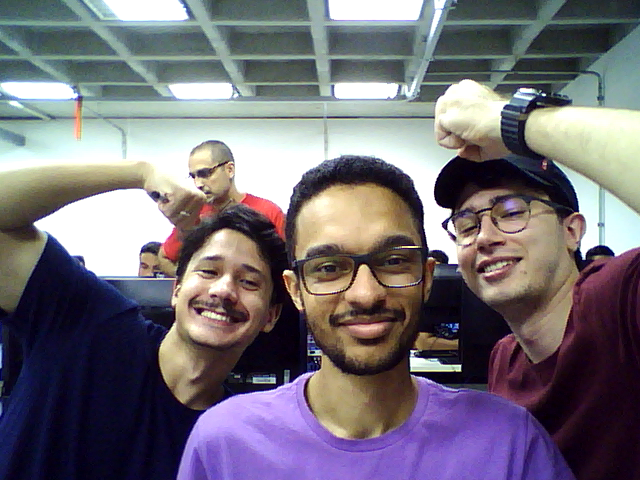
#> input picture lab4/lab 4 item 2/foto_grupo_2.png, 640 x 480 px, found by its file name
$ jupyter execute 'lab 4 parte b.ipynb'
#> lines starting #> are read from the running program, lines starting #| are printed output that depends on the picture; after the words box and inside, x2 and y2 are one past the last pixel; in counts of white or black regions, pixels touching at a corner belong together
#> further down, src is the input picture: shape (480, 640, 3); mean B, G, R 118.8, 110.3, 115.6
[cell 1]
import cv2
import numpy as np
import sys

# ============================================
# Funções para adicionar ruído
# ============================================

def add_gaussian_noise(image, mean=0, std=25):
    """Adiciona ruído Gaussiano à imagem."""
#> called with mean = 0, std = 25
    noise = np.random.normal(mean, std, image.shape).astype(np.uint8)
    noisy_image = cv2.add(image, noise)
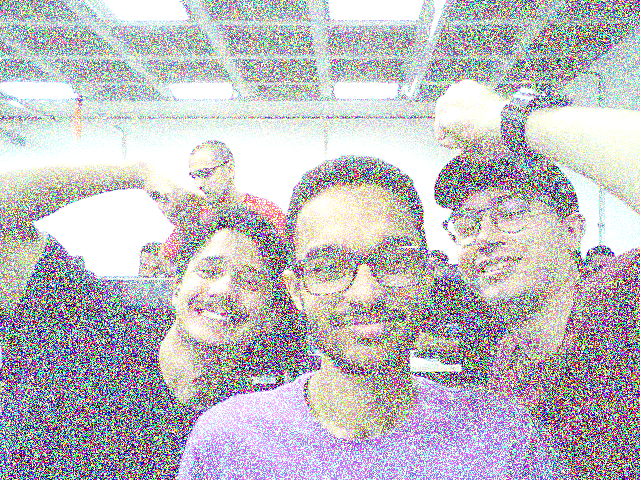
#> noisy_image: shape (480, 640, 3); mean B, G, R 192.8, 187.2, 190.7
    return noisy_image

def add_salt_and_pepper_noise(image, noise_ratio=0.02):
    """Adiciona ruído Salt-and-Pepper à imagem."""
#> called with noise_ratio = 0.02
    noisy_image = image.copy()
    h, w, c = noisy_image.shape
#> h = 480; w = 640; c = 3
    noisy_pixels = int(h * w * noise_ratio)
#> noisy_pixels = 6144

    for _ in range(noisy_pixels):
        row, col = np.random.randint(0, h), np.random.randint(0, w)
        if np.random.rand() < 0.5:
            noisy_image[row, col] = [0, 0, 0]       # pimenta (preto)
        else:
            noisy_image[row, col] = [255, 255, 255] # sal (branco)
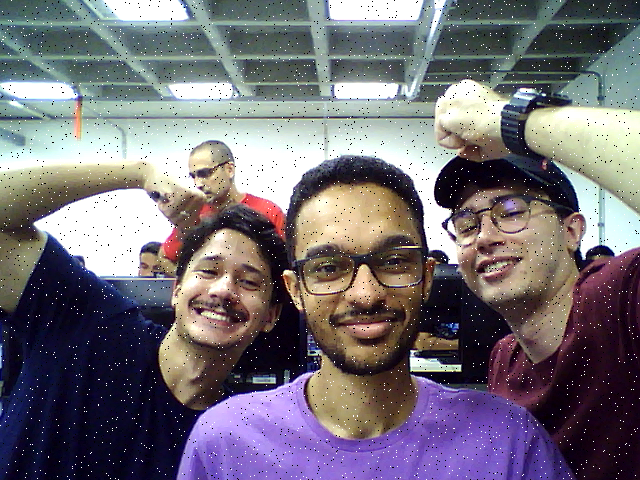
#> noisy_image: shape (480, 640, 3); 1.91% of pixels changed, all inside (x1, y1, x2, y2) = (0, 0, 640, 480)

    return noisy_image

# ============================================
# Parâmetros
# ============================================
filename = 'foto_grupo_2.png'   # Nome da imagem de entrada (ajuste conforme necessário)
kernels = [3, 5, 11, 29]         # Tamanhos dos kernels para os filtros

# ============================================
# Carregar imagem original
# ============================================
src = cv2.imread(filename)
if src is None:
    print(f"Erro: não foi possível carregar a imagem '{filename}'. Verifique o caminho.")
    sys.exit(1)

# ============================================
# Criar e salvar versões com ruído
# ============================================
print("Aplicando ruídos à imagem original e salvando...")
gaussian_noisy = add_gaussian_noise(src, mean=0, std=25)
sp_noisy = add_salt_and_pepper_noise(src, noise_ratio=0.02)

# Salvar as imagens ruidosas
cv2.imwrite("ruido_gaussiano.jpg", gaussian_noisy)
cv2.imwrite("ruido_salt_pepper.jpg", sp_noisy)
print("Imagens ruidosas salvas: ruido_gaussiano.jpg, ruido_salt_pepper.jpg")

# (Opcional) Visualizar as imagens com ruído
cv2.imshow("Original", src)
cv2.imshow("Ruido Gaussiano", gaussian_noisy)
cv2.imshow("Ruido Salt-and-Pepper", sp_noisy)
cv2.waitKey(0)
cv2.destroyAllWindows()

# ============================================
# Dicionário com todas as imagens a serem filtradas
# ============================================
images_to_filter = {
    'original': src,          # imagem original sem ruído
    'gauss': gaussian_noisy,  # com ruído Gaussiano
    'sp': sp_noisy            # com ruído salt-and-pepper
}

# ============================================
# Aplicar filtros a cada imagem e salvar
# ============================================
print("Iniciando filtragem das imagens (original e ruidosas)...")

for img_name, img in images_to_filter.items():
    for k in kernels:
        # ----- Filtro de média -----
        kernel = np.ones((k, k), np.float32) / (k * k)
        media = cv2.filter2D(img, -1, kernel)
        cv2.imwrite(f"media_{img_name}_{k}x{k}.jpg", media)

        # ----- Filtro Gaussiano -----
        gaussian = cv2.GaussianBlur(img, (k, k), 0)
        cv2.imwrite(f"gaussian_{img_name}_{k}x{k}.jpg", gaussian)

        # ----- Filtro Mediana -----
        median = cv2.medianBlur(img, k)
        cv2.imwrite(f"median_{img_name}_{k}x{k}.jpg", median)

        # ----- Filtro Bilateral -----
        bilateral = cv2.bilateralFilter(img, k, k*2, k//2)
        cv2.imwrite(f"bilateral_{img_name}_{k}x{k}.jpg", bilateral)
#> this loop made 3 passes
#> img_name on passes 1 to 3: 'original', 'gauss', 'sp'

print("Processamento concluído. Todas as imagens foram salvas.")
